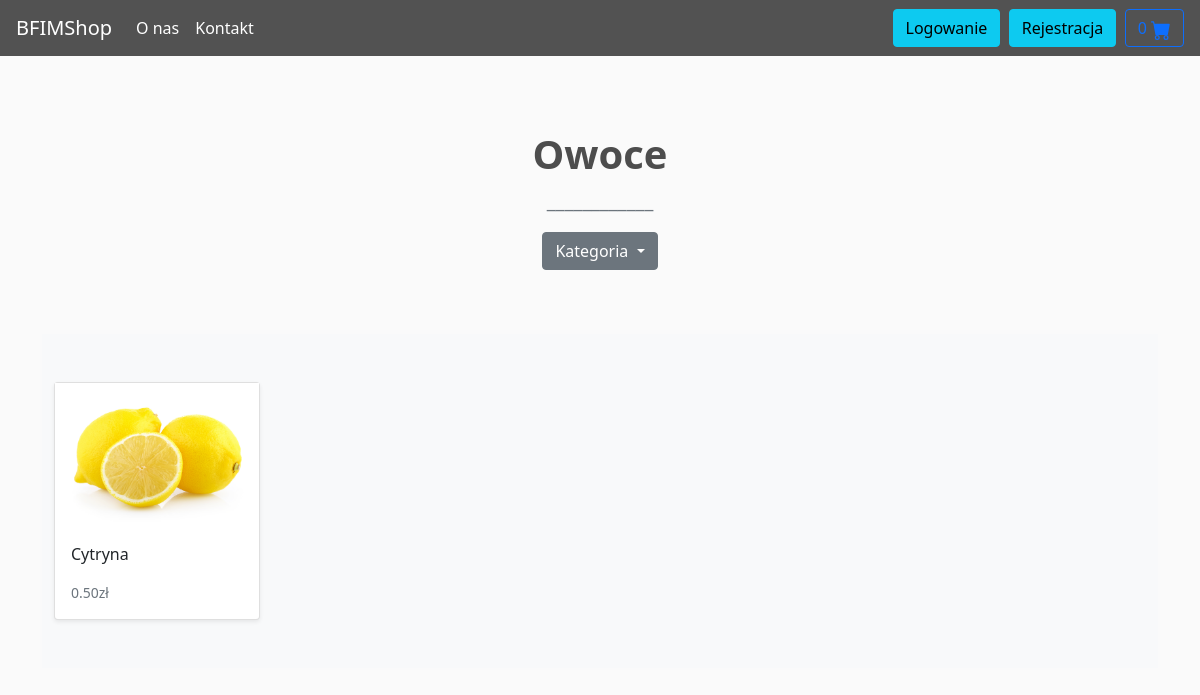
The app's page /shop/owoce/ with its own data.
### store/models.py (models this page shows, shortened)
class Category(models.Model):
    name = models.CharField(max_length=255, db_index=True)
    slug = models.SlugField(max_length=255, unique=True)
    class Meta:
        verbose_name_plural = 'categories'
    def get_absolute_url(self):
        return reverse('store:category_list', args=[self.slug])

class Product(models.Model):
    category = models.ForeignKey(Category, related_name='product', on_delete=models.CASCADE)
    created_by = models.ForeignKey(User, on_delete=models.CASCADE, related_name='product_creator')
    title = models.CharField(max_length=255)
    author = models.CharField(max_length=255, default='admin')
    description = models.TextField(blank=True)
    image = models.ImageField(upload_to='images/', default='images/default.jpg')
    slug = models.SlugField(max_length=255)
    price = models.DecimalField(max_digits=4, decimal_places=2)
    in_stock = models.BooleanField(default=True)
    is_active = models.BooleanField(default=True)
    created = models.DateTimeField(auto_now_add=True)
    updated = models.DateTimeField(auto_now=True)
    objects = models.Manager()
    products = ProductManager()
    class Meta:
        verbose_name_plural = 'Products'
        ordering = ('-created',)
    def get_absolute_url(self):
        return reverse('store:product_detail', args=[self.slug])

### store/views.py (the view)
# urls.py: path('shop/<slug:category_slug>/', views.category_list, name='category_list'),
def category_list(request, category_slug=None):
    category = get_object_or_404(Category, slug=category_slug)
    products = Product.objects.filter(category=category)
    return render(request, 'store/products/category.html', {'category': category, 'products': products })

### basket/basket.py (called while the page is built)
    def __len__(self):
        return sum(item['qty'] for item in self.basket.values())

### basket/context_processors.py (called while the page is built)
def basket(request):
    return {'basket': Basket(request)}

### store/context_processors.py (called while the page is built)
def categories(request):
    return {
        'categories': Category.objects.all()
    }

### store/templates/store/products/category.html (shortened to what this page needs)
{% extends '../main.html' %}
{% load static %}
{% block content %}
<link rel="stylesheet" href="{% static 'css/main.css' %}">
<div class="container">
  <section class="py-5 text-center container">
    <div class="row py-lg-3">
      <div class="col-lg-6 col-md-8 mx-auto">
        <h1 class="h1 fw-bold">{{category.name|title}}</h1>
        <p class="lead text-muted">____________</p>
        <div class="bd-example">
          <div class="dropdown">
            <button class="btn btn-secondary dropdown-toggle" type="button" id="dropdownMenuButton" data-toggle="dropdown"
              aria-haspopup="true" aria-expanded="false">
              Kategoria
            </button>
          </div>
        </div>
      </div>
    </div>
  </section>
  <div class="album py-5 bg-light">
    <div class="container">
      <div class="row row-cols-1 row-cols-sm-2 row-cols-md-5 g-3">
        {% for product in products %}
        <div class="col">
          <div class="card shadow-sm">
            <img class="img-fluid" alt="Responsive image" src="{{ product.image.url }}">
            <div class="card-body">
              <p class="card-text">
                <a class="text-dark text-decoration-none" href="{{ product.get_absolute_url }}">{{ product.title }}</a>
              </p>
              <div class="d-flex justify-content-between align-items-center">
                <small class="text-muted">{{ product.price }}zł</small>
              </div>
            </div>
          </div>
        </div>
</div>
      {% endfor %}
    </div>
  </div>
</div>
{% endblock %}

### records on screen
Category: name "Owoce"
Product: image (picture), title "Cytryna", price "0.50"
